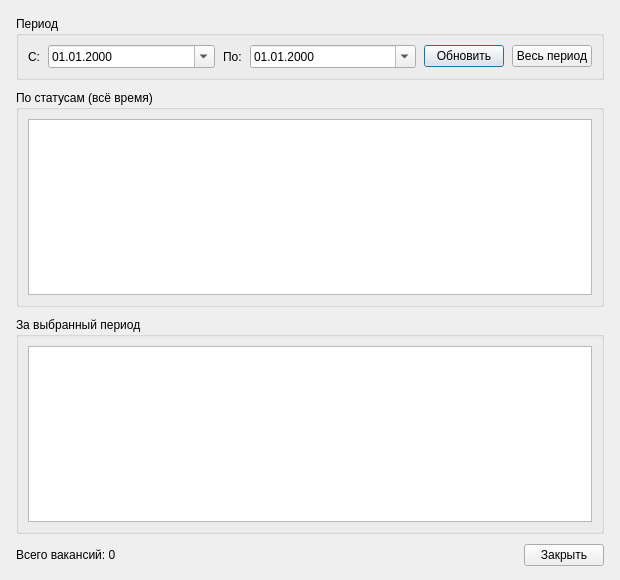
<?xml version="1.0" encoding="UTF-8"?>
<ui version="4.0">
 <class>StatsDialog</class>
 <widget class="QDialog" name="StatsDialog">
  <property name="geometry">
   <rect><x>0</x><y>0</y><width>620</width><height>580</height></rect>
  </property>
  <property name="minimumSize">
   <size><width>560</width><height>520</height></size>
  </property>
  <property name="windowTitle"><string>Статистика откликов</string></property>
  <layout class="QVBoxLayout" name="mainLayout" stretch="0,1,1,0">
   <property name="leftMargin"><number>16</number></property>
   <property name="topMargin"><number>16</number></property>
   <property name="rightMargin"><number>16</number></property>
   <property name="bottomMargin"><number>14</number></property>
   <property name="spacing"><number>10</number></property>
   <item>
    <widget class="QGroupBox" name="grpPeriod">
     <property name="title"><string>Период</string></property>
     <layout class="QHBoxLayout" name="periodLayout" stretch="0,1,0,1,0,0">
      <property name="spacing"><number>8</number></property>
      <item>
       <widget class="QLabel" name="lblFrom">
        <property name="text"><string>С:</string></property>
       </widget>
      </item>
      <item>
       <widget class="QDateEdit" name="dateFrom">
        <property name="calendarPopup"><bool>true</bool></property>
        <property name="displayFormat"><string>dd.MM.yyyy</string></property>
       </widget>
      </item>
      <item>
       <widget class="QLabel" name="lblTo">
        <property name="text"><string>По:</string></property>
       </widget>
      </item>
      <item>
       <widget class="QDateEdit" name="dateTo">
        <property name="calendarPopup"><bool>true</bool></property>
        <property name="displayFormat"><string>dd.MM.yyyy</string></property>
       </widget>
      </item>
      <item>
       <widget class="QPushButton" name="btnRefresh">
        <property name="text"><string>Обновить</string></property>
       </widget>
      </item>
      <item>
       <widget class="QPushButton" name="btnShowAll">
        <property name="text"><string>Весь период</string></property>
       </widget>
      </item>
     </layout>
    </widget>
   </item>
   <item>
    <widget class="QGroupBox" name="grpStatus">
     <property name="title"><string>По статусам (всё время)</string></property>
     <layout class="QVBoxLayout" name="statusLayout">
      <item>
       <widget class="QTableWidget" name="tableStatus">
        <property name="alternatingRowColors"><bool>true</bool></property>
       </widget>
      </item>
     </layout>
    </widget>
   </item>
   <item>
    <widget class="QGroupBox" name="grpPeriodStats">
     <property name="title"><string>За выбранный период</string></property>
     <layout class="QVBoxLayout" name="periodStatsLayout">
      <item>
       <widget class="QTableWidget" name="tablePeriod">
        <property name="alternatingRowColors"><bool>true</bool></property>
       </widget>
      </item>
     </layout>
    </widget>
   </item>
   <item>
    <layout class="QHBoxLayout" name="bottomLayout" stretch="1,0">
     <property name="spacing"><number>10</number></property>
     <item>
      <widget class="QLabel" name="labelTotal">
       <property name="text"><string>Всего вакансий: 0</string></property>
      </widget>
     </item>
     <item>
      <widget class="QPushButton" name="btnClose">
       <property name="text"><string>Закрыть</string></property>
      </widget>
     </item>
    </layout>
   </item>
  </layout>
 </widget>
 <resources/>
 <connections/>
</ui>
